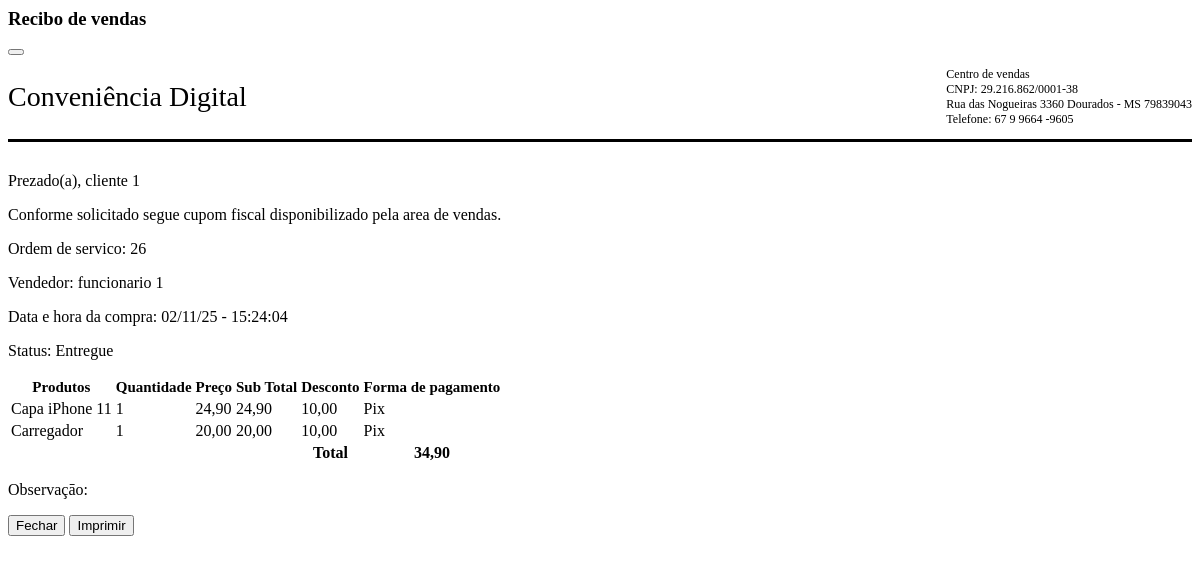
The page /detalhevendas/26 (signed in) on the database its author committed.
### venda/models.py (models this page shows, shortened)
class Vendas(models.Model):
    ENTREGUE = 'Entregue'
    CANCELADA = 'Cancelada'
    TROCA = 'Troca de produto'
    RETORNO_GARANTIA = 'Retorno garantia'
    STATUS = [
        (ENTREGUE, 'Concluida e entregue'),
        (CANCELADA, 'Cancelada e estornada'),
        (TROCA, 'Troca de produto'),
        (RETORNO_GARANTIA, 'Retorno para garantia')
    ]
    PIX = 'Pix'
    CARTAO_CREDITO = 'Cartāo de credito'
    CARTAO_DEBITO = 'Cartāo de debito'
    DINHEIRO = 'Dinheiro'
    FIADO = 'Fiado a receber'
    FORMA_PAGAMENTO = [
        (PIX, 'Pix'),
        (CARTAO_CREDITO, 'Cartāo de credito'),
        (CARTAO_DEBITO, 'Cartāo de debito'),
        (DINHEIRO, 'Dinheiro'),
        (FIADO, 'Fiado a receber')
    ]
    usuario = models.ForeignKey(User, on_delete=models.PROTECT)
    data_criacao = models.DateTimeField(auto_now_add=True)
    data_edicao = models.DateTimeField(auto_now=True)
    cliente = models.ForeignKey(Cliente, on_delete=models.CASCADE)
    vendedor = models.ForeignKey(Colaborador, on_delete=models.CASCADE)
    desconto = models.DecimalField(max_digits=9, decimal_places=2, null=True, blank=True)
    forma_pagamento = models.CharField(choices=FORMA_PAGAMENTO, max_length=20, default=PIX)
    observacao = models.TextField(null=True, blank=True)
    status = models.CharField(choices=STATUS, max_length=20, default=ENTREGUE)
    data_vencimento = models.DateField(null=True, blank=True)
    qtd_parcela = models.IntegerField(null=True, blank=True)
    valor_entrada = models.DecimalField(max_digits=9, decimal_places=2, null=True, blank=True)
    class Meta:
        ordering = ('-pk',)
    def total(self):
        qs = self.vendas_items.filter(vendas=self.pk).values_list(
            'preco', 'quantidade') or 0
        t = 0 if isinstance(qs, int) else sum(map(lambda q: q[0] * q[1], qs))
        desc = t - self.desconto
        return desc

class ItemsVenda(models.Model):
    vendas = models.ForeignKey(Vendas,
                               on_delete=models.SET_NULL,
                               related_name='vendas_items',
                               blank=True,
                               null=True,
                               )
    produto = models.ForeignKey(Produto,
                                on_delete=models.CASCADE)
    quantidade = models.IntegerField()
    preco = models.DecimalField(max_digits=9, decimal_places=2)
    class Meta:
        ordering = ('pk',)
    def subtotal(self):
        return self.quantidade * self.preco

### cliente/models.py (models this page shows)
class Cliente(models.Model):
    usuario = models.ForeignKey(User, on_delete=models.PROTECT)
    data_criacao = models.DateTimeField(auto_now_add=True, editable=False)
    data_edicao = models.DateTimeField(auto_now=True, editable=False)
    nome_cliente = models.CharField(max_length=90)
    data_nascimento = models.DateField(null=True, blank=True)
    cpf = models.CharField(max_length=14, null=True, blank=True)
    telefone_contato = models.CharField(max_length=15)
    telefone_contato_2 = models.CharField(max_length=15, null=True, blank=True)
    rua = models.CharField(max_length=99, null=True, blank=True)
    numero_casa = models.IntegerField(null=True, blank=True)
    bairro = models.CharField(max_length=90, null=True, blank=True)
    observacao = models.TextField(null=True, blank=True)
    def __str__(self):
        return self.nome_cliente

### colaborador/models.py (models this page shows)
class Colaborador(models.Model):
    usuario = models.ForeignKey(User, on_delete=models.PROTECT)
    nome_colaborador = models.CharField(max_length=90)
    data_criacao = models.DateTimeField(auto_now_add=True, editable=False)
    data_edicao = models.DateTimeField(auto_now=True, editable=False)
    data_nascimento = models.DateField(null=True, blank=True)
    cpf = models.CharField(max_length=14, null=True, blank=True)
    telefone_contato = models.CharField(max_length=15)
    telefone_contato_2 = models.CharField(max_length=15, null=True, blank=True)
    rua = models.CharField(max_length=99, null=True, blank=True)
    numero_casa = models.IntegerField(null=True, blank=True)
    bairro = models.CharField(max_length=90, null=True, blank=True)
    cargo = models.CharField(max_length=90, null=True, blank=True)
    salario = models.DecimalField(max_digits=9, decimal_places=2, null=True, blank=True)
    data_pagamento = models.DateField(null=True, blank=True)
    observacao = models.TextField(null=True, blank=True)
    def __str__(self) -> str:
        return self.nome_colaborador

### produto/models.py (models this page shows, shortened)
class Produto(models.Model):
    FONES = 'Fones'
    CAPAS = 'Capas'
    PELICULAS = 'Peliculas'
    ADAPTADORES = 'Adaptadores'
    CABOS = 'Cabos'
    CELULARES = 'Celulares'
    IPHONES = 'iPhones'
    CARREGADORES = 'Carregadores'
    FONTES = 'Fontes'
    DIVERSOS = 'Diversos'
    INFORMATICA = 'Informatica'
    CAIXA_SOM = 'Caixa de som'
    COPOS_GARRAFAS = 'Copos | Garrafas'
    RELOGIOS = 'Relogios'
    BRINQUEDOS = 'Brinquedos'
    PERFUMES = 'Perfumes'
    CATEGORIAS_PRODUTOS = [
        (FONES, 'Fones'),
        (CABOS, 'Cabos'),
        (CAPAS, 'Capas'),
        (PELICULAS, 'Peliculas'),
        (ADAPTADORES, 'Adaptadores'),
        (CELULARES, 'Celulares'),
        (IPHONES, 'iPhones'),
        (CARREGADORES, 'Carregadores'),
        (FONTES, 'Fontes'),
        (DIVERSOS, 'Diversos'),
        (INFORMATICA, 'Informatica'),
        (CAIXA_SOM, 'Caixa de som'),
        (COPOS_GARRAFAS, 'Copos | Garrafas'),
        (RELOGIOS, 'Relogios'),
        (BRINQUEDOS, 'Brinquedos'),
        (PERFUMES, 'Perfumes')
    ]
    PIX = 'Pix'
    CARTAO_CREDITO = 'Cartāo de credito'
    CARTAO_DEBITO = 'Cartāo de debito'
    DINHEIRO = 'Dinheiro'
    FIADO = 'Fiado a pagar'
    FORMA_PAGAMENTO = [
        (PIX, 'Pix'),
        (CARTAO_CREDITO, 'Cartāo de credito'),
        (CARTAO_DEBITO, 'Cartāo de debito'),
        (DINHEIRO, 'Dinheiro'),
        (FIADO, 'Fiado a pagar')
    ]
    usuario = models.ForeignKey(User, on_delete=models.PROTECT)
    data_criacao = models.DateTimeField(auto_now_add=True)
    data_edicao = models.DateTimeField(auto_now=True)
    nome_produto = models.CharField(max_length=99)
    categoria_produtos = models.CharField(max_length=20, choices=CATEGORIAS_PRODUTOS, null=True, blank=True)
    quantidade = models.IntegerField()
    codigo_de_barras = models.IntegerField(null=True, blank=True)
    preco_de_custo = models.DecimalField(max_digits=9, decimal_places=2)
    margem_de_lucro = models.DecimalField(max_digits=5, decimal_places=2, null=True, blank=True)
    preco = models.DecimalField(max_digits=9, decimal_places=2)
    forma_pagamento = models.CharField(choices=FORMA_PAGAMENTO, max_length=21, default=PIX)
    fornecedor = models.ForeignKey(Fornecedores, on_delete=models.CASCADE, null=True, blank=True)
    observacao = models.TextField(null=True, blank=True)
    data_vencimento = models.DateField(null=True, blank=True)
    qtd_parcela = models.IntegerField(null=True, blank=True)
    valor_entrada = models.DecimalField(max_digits=9, decimal_places=2, null=True, blank=True)
    def __str__(self):
        return self.nome_produto

### venda/views.py (the view)
# urls.py: path('detalhevendas/<int:pk>', login_required(DetalheVendas.as_view()), name='detalhe-vendas'),
class DetalheVendas(DetailView):
    template_name = 'vendas/detalhe-venda.html'
    model = Vendas
    def get_queryset(self):
        return Vendas.objects.filter(usuario=self.request.user)

### venda/templates/vendas/detalhe-venda.html (shortened to what this page needs)
<div class="modal-header">
    <h3 class="modal-title" id="staticBackdropLabel">Recibo de vendas</h3>
    <button type="button" class="btn-close" data-bs-dismiss="modal" aria-label="Close">
    </button>
</div>
<div class="modal-body">
    <div class="contentPrint">
        <div class="header">
            <div class="logo">Conveniência Digital</div>
            <div class="information">
                <p class="description">Centro de vendas <br>
                    CNPJ: 29.216.862/0001-38 <br>
                    Rua das Nogueiras 3360 Dourados - MS 79839043 <br>
                    Telefone: 67 9 9664 -9605
                </p>
            </div>
        </div>
        <div class="content">
            <p>Prezado(a), {{ object.cliente }}</p>
            <p>Conforme solicitado segue cupom fiscal disponibilizado pela area de vendas.</p>
            <p>Ordem de servico: {{ object.id }} <br></p>
            <p>Vendedor: {{ object.vendedor }} <br></p>
            <p>Data e hora da compra: {{ object.data_criacao|date:'d/m/y - H:i:s' }} <br></p>
            <p>Status: {{ object.status }} <br></p>
            <table class="table">
                <tbody>
                    <tr class="bg-light" style="font-size: 15px;">
                        <th>Produtos</th>
                        <th>Quantidade</th>
                        <th>Preço</th>
                        <th>Sub Total</th>
                        <th>Desconto</th>
                        <th>Forma de pagamento</th>
                    </tr>
                    {% for items in object.vendas_items.all %}
                    <tr>
                        <td>{{ items.produto }}</td>
                        <td>{{ items.quantidade }}</td>
                        <td>{{ items.preco }}</td>
                        <td>{{ items.subtotal }}</td>
                        <td>{{ object.desconto }}</td>
                        <td>{{ object.forma_pagamento }}</td>
                    </tr>
                    {% endfor %}
                    <tr class="bg-default table-borderless">
                        <td></td>
                        <td></td>
                        <td></td>
                        <td></td>
                        <th>Total</th>
                        <th>{{ object.total }}</th>
                    </tr>
                </tbody>
            </table>
            <p>Observaçāo: {{ object.observacao }}</p>
        </div>
    </div>
</div>
<div class="modal-footer">
    <button type="button" class="btn btn-outline-secondary" data-bs-dismiss="modal">Fechar</button>
    <button id="myBtn" onclick="imprimir('.contentPrint')" type="button"
        class="btn btn-outline-primary">Imprimir</button>
</div>

### venda/templates/vendas/detalhe-venda.html (style rules this page uses)
.header { display: flex; justify-content: space-between; border-bottom: solid black; }
.logo { font-size: 1.75em; align-self: center; }
.content { margin-top: 30px; }
.description { font-size: 0.75em; }

### rows shown on the page
Vendas: cliente "cliente 1", id "26", vendedor "funcionario 1", data_criacao "02/11/25 - 15:24:04", status "Entregue", desconto "10,00", forma_pagamento "Pix", total "34,90"
ItemsVenda: produto "Capa iPhone 11", quantidade "1", preco "24,90", subtotal "24,90"
ItemsVenda: produto "Carregador", quantidade "1", preco "20,00", subtotal "20,00"
